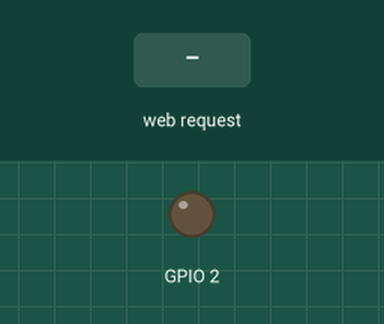
The sketch below on a simulated ESP8266 (NodeMCU). On the bench: output pins drawn as LEDs (lit = HIGH). Inputs (shaded band) come from the test bench. WiFi joins after 1.5 s; servers stay silent unless stated; what the sketch prints to the serial monitor is not drawn.

Above: at 3.2 s.
3.3 s: HTTP request GET /LED1 received
At 3.9 s:
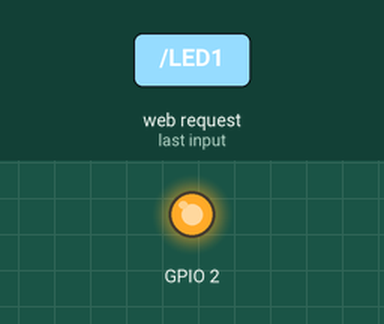
4.8 s: HTTP request GET /LED0 received
At 6.2 s:
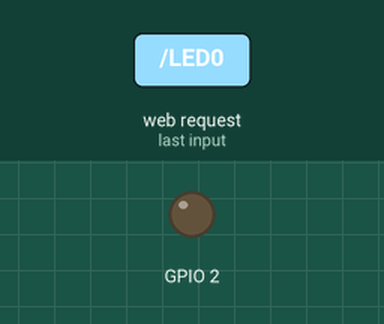
Timing chart, 0 to 7.8 s (numbered marks = the images above; inputs shaded):
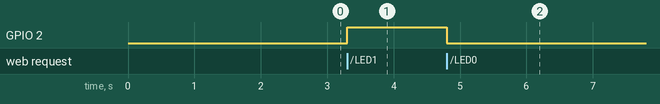

The sketch:

WifiSingleLampController.ino
```cpp
/*
 *  This sketch demonstrates how to set up a simple HTTP-like server.
 *  The server will set a GPIO pin depending on the request
 *    http://server_ip/gpio/0 will set the GPIO2 low,
 *    http://server_ip/gpio/1 will set the GPIO2 high
 *  server_ip is the IP address of the ESP8266 module, will be
 *  printed to Serial when the module is connected.
 */

#include <ESP8266WiFi.h>

const char* ssid = "ssid";
const char* password = "pass";
IPAddress ip(192, 168, 43, 30);
IPAddress gateway(192, 168, 1, 1); // set gateway to match your network
IPAddress subnet(255, 255, 255, 0); // set subnet mask to match your

// Create an instance of the server
// specify the port to listen on as an argument
WiFiServer server(80);

void setup() {
  Serial.begin(115200);
  delay(10);

// prepare GPIO
  pinMode(2, OUTPUT);
  digitalWrite(2, 0);

//Disconnect WiFi
  WiFi.disconnect();
  WiFi.softAPdisconnect();
  WiFi.mode(WIFI_OFF);
  delay(500);

//Set WiFi in static IP mode
  WiFi.mode(WIFI_STA);
  WiFi.config(ip,gateway,subnet);

//Connect to AP
  Serial.println();
  Serial.println();
  Serial.print("Connecting to ");
  Serial.println(ssid);
  WiFi.begin(ssid, password);

  while (WiFi.status() != WL_CONNECTED) {
    delay(500);
    Serial.print(".");
  }
  Serial.println("");
  Serial.println("WiFi connected");

// Start the server
  server.begin();
  Serial.println("Server started");

// Print the IP address
  Serial.println(WiFi.localIP());
}

void loop() {
// Check if a client has connected
  WiFiClient client = server.available();
  if (!client) {
    return;
  }

// Wait until the client sends some data
  Serial.println("new client");
  while(!client.available()){
    delay(1);
  }

// Read the first line of the request
  String req = client.readStringUntil('\r');
  Serial.println(req);
  client.flush();

// Match the request and set GPIO
  if (req.indexOf("/LED0") != -1) digitalWrite(2, LOW);
  if (req.indexOf("/LED1") != -1) digitalWrite(2, HIGH);

  client.flush();

  // Prepare the response
  String s = "HTTP/1.1 200 OK\r\nContent-Type: text/html\r\n\r\n<!DOCTYPE HTML>\r\n<html>\r\n";
  s += "<h1><a href='/LED0'>Switch off LED</a></h1>";
  s += "<h1><a href='/LED1'>Switch on LED</a></h1>";
  s += "</html>\n";

  // Send the response to the client
  client.print(s);
  delay(1);
  Serial.println("Client disonnected");

  // The client will actually be disconnected
  // when the function returns and 'client' object is detroyed
}
```

Measured:
- after the input at 3.3 s, GPIO 2: LOW → HIGH at once
- after the input at 4.8 s, GPIO 2: HIGH → LOW at once
